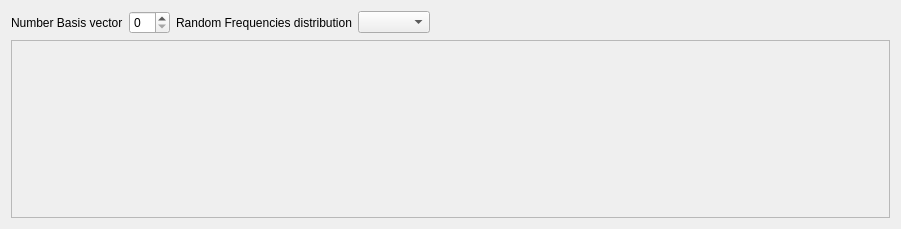
<?xml version="1.0" encoding="UTF-8"?>
<ui version="4.0">
 <class>Form</class>
 <widget class="QWidget" name="Form">
  <property name="geometry">
   <rect>
    <x>0</x>
    <y>0</y>
    <width>901</width>
    <height>229</height>
   </rect>
  </property>
  <property name="sizePolicy">
   <sizepolicy hsizetype="Preferred" vsizetype="Expanding">
    <horstretch>0</horstretch>
    <verstretch>0</verstretch>
   </sizepolicy>
  </property>
  <property name="minimumSize">
   <size>
    <width>901</width>
    <height>100</height>
   </size>
  </property>
  <property name="windowTitle">
   <string>Form</string>
  </property>
  <layout class="QVBoxLayout" name="verticalLayout">
   <property name="sizeConstraint">
    <enum>QLayout::SetMinAndMaxSize</enum>
   </property>
   <item>
    <layout class="QHBoxLayout" name="horizontalLayout">
     <item>
      <widget class="QLabel" name="label">
       <property name="text">
        <string>Number Basis vector</string>
       </property>
      </widget>
     </item>
     <item>
      <widget class="QSpinBox" name="basis_vector_number_spinbox"/>
     </item>
     <item>
      <widget class="QLabel" name="label_2">
       <property name="text">
        <string>Random Frequencies distribution</string>
       </property>
      </widget>
     </item>
     <item>
      <widget class="QComboBox" name="freq_distribution_combobox"/>
     </item>
     <item>
      <spacer name="horizontalSpacer">
       <property name="orientation">
        <enum>Qt::Horizontal</enum>
       </property>
       <property name="sizeHint" stdset="0">
        <size>
         <width>40</width>
         <height>20</height>
        </size>
       </property>
      </spacer>
     </item>
    </layout>
   </item>
   <item>
    <widget class="QScrollArea" name="super_parameter_setting_area">
     <property name="sizePolicy">
      <sizepolicy hsizetype="Preferred" vsizetype="Preferred">
       <horstretch>0</horstretch>
       <verstretch>0</verstretch>
      </sizepolicy>
     </property>
     <property name="widgetResizable">
      <bool>true</bool>
     </property>
     <widget class="QWidget" name="scrollAreaWidgetContents">
      <property name="geometry">
       <rect>
        <x>0</x>
        <y>0</y>
        <width>881</width>
        <height>100</height>
       </rect>
      </property>
     </widget>
    </widget>
   </item>
  </layout>
 </widget>
 <resources/>
 <connections/>
</ui>
